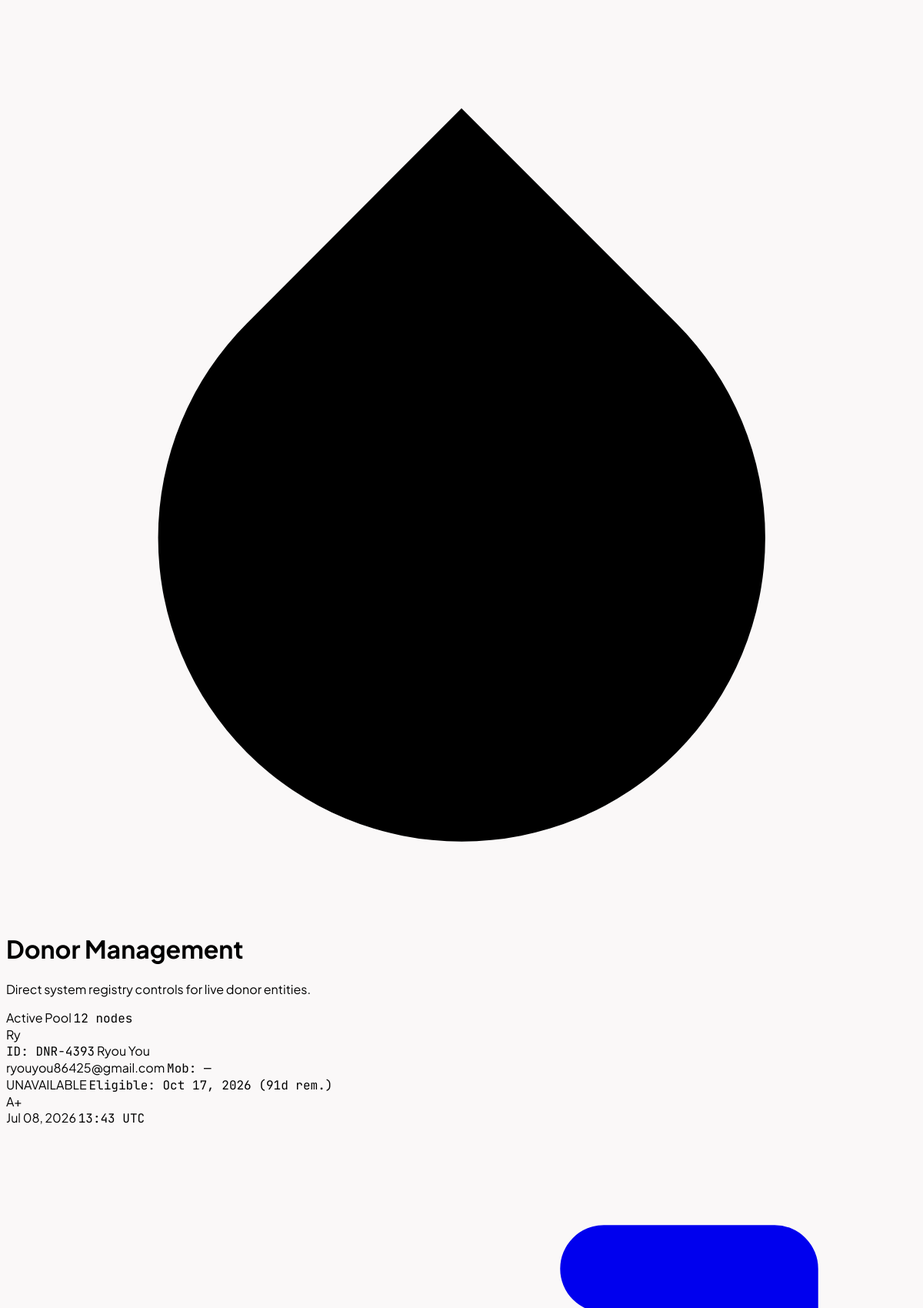
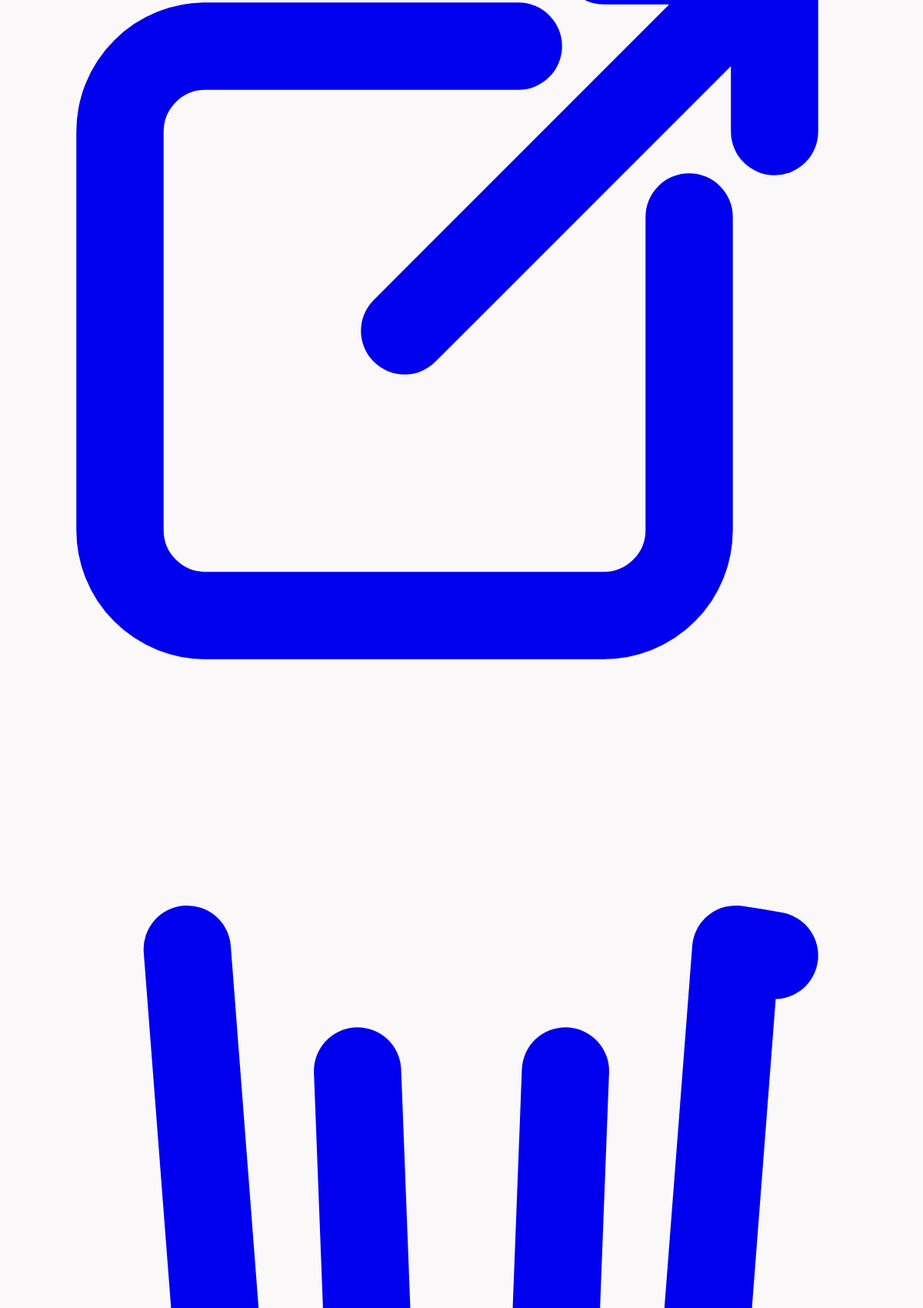
/App/Admin/Presentation/View/donor_management.php (upper part), run on the app's committed database (2 pictures, top to bottom).
### tables this page shows
CREATE TABLE `donors` (
  `id` int(11) NOT NULL,
  `user_id` int(11) NOT NULL,
  `weight` varchar(50) DEFAULT NULL,
  `date_of_birth` date DEFAULT NULL,
  `state_region` varchar(100) DEFAULT NULL,
  `township` varchar(100) DEFAULT NULL,
  `last_donation_date` date DEFAULT NULL,
  `created_at` datetime DEFAULT NULL,
  `profile_photo` varchar(255) DEFAULT NULL
);

CREATE TABLE `users` (
  `user_id` int(11) NOT NULL,
  `google_id` varchar(255) DEFAULT NULL,
  `avatar` varchar(500) DEFAULT NULL,
  `auth_provider` varchar(50) DEFAULT 'local',
  `email` varchar(100) NOT NULL,
  `phone` varchar(20) DEFAULT NULL,
  `password` varchar(255) NOT NULL,
  `blood_group` varchar(10) DEFAULT NULL,
  `address` text DEFAULT NULL,
  `status_id` int(11) NOT NULL,
  `available` tinyint(1) DEFAULT 1,
  `created_at` timestamp NOT NULL DEFAULT current_timestamp(),
  `username` varchar(100) DEFAULT NULL,
  `updated_at` timestamp NOT NULL DEFAULT current_timestamp() ON UPDATE current_timestamp(),
  `deleted_at` timestamp NULL DEFAULT NULL,
  `user_type_id` int(11) NOT NULL,
  `is_verified` tinyint(1) DEFAULT 0,
  `verification_code` varchar(10) DEFAULT NULL,
  `verification_expires_at` datetime DEFAULT NULL,
  `is_active` tinyint(1) DEFAULT 1,
  `is_login` tinyint(1) DEFAULT 0,
  `blood_group_code` varchar(50) DEFAULT NULL,
  `next_available_date` datetime DEFAULT NULL
);

### App/Admin/Presentation/View/donor_management.php (the view, shortened to what this page needs)
<?php
$db = Database::getConnection(); ?>
<?php
$filter = $_GET['filter'] ?? 'donors';
$highlightId = isset($_GET['highlight']) ? (int)$_GET['highlight'] : 0;
$where = 'u.user_type_id = 2';
$stmt = $db->prepare("
    SELECT
        u.user_id,
        u.username,
        u.email,
        u.phone,
        u.is_active,
        u.blood_group,
        u.next_available_date,
        d.date_of_birth,
        d.weight,
        CONCAT('DNR-', u.user_id + 4200) AS donor_id,
        CASE
            WHEN u.is_active != 1 THEN 'INACTIVE'
            WHEN u.available = 1 OR u.next_available_date IS NULL THEN 'AVAILABLE'
            ELSE 'UNAVAILABLE'
        END AS availability_status
    FROM users u
    LEFT JOIN donors d ON d.user_id = u.user_id
    WHERE {$where}
    ORDER BY u.user_id DESC
");
$stmt->execute();
$donors = $stmt->fetchAll();
$pageTitle = match ($filter) {
    'available' => 'Available Donors',
    default => 'Donor Management',
};
?>
<div class="max-w-7xl mx-auto p-4 sm:p-6 lg:p-8 min-h-screen transition-all opacity-0 translate-y-6 ease-out duration-700" id="donorManagementContainer">
    <div class="relative bg-white border border-slate-200/60 rounded-2xl p-6 mb-8 shadow-xs flex flex-col md:flex-row md:items-center md:justify-between gap-6">
        <div class="flex items-center gap-4">
            <div class="w-12 h-12 bg-[#ce2424] text-white rounded-2xl flex items-center justify-center shadow-lg shadow-red-600/10 transform hover:scale-105 transition-transform duration-300">
                <svg xmlns="http://www.w3.org/2000/svg" viewBox="0 0 24 24" fill="currentColor" class="w-6 h-6 text-white">
                    <path d="M12 2.69l5.66 5.66a8 8 0 1 1-11.31 0z" />
                </svg>
            </div>
            <div>
                <h1 class="text-2xl sm:text-3xl font-extrabold text-slate-900 tracking-tight leading-none"><?= htmlspecialchars($pageTitle) ?></h1>
                <p class="text-xs sm:text-sm text-slate-400 font-medium mt-1.5">Direct system registry controls for live donor entities.</p>
            </div>
        </div>
        <div class="flex items-center gap-4 bg-slate-900 text-white px-5 py-3 rounded-2xl shadow-lg border border-slate-800 self-start md:self-auto">
            <div class="flex flex-col">
                <span class="text-[9px] text-slate-400 font-bold uppercase tracking-widest">Active Pool</span>
                <span class="text-lg font-extrabold tracking-tight mt-0.5 mono">
                    <?= sprintf('%02d', count($donors)) ?> <span class="text-xs text-slate-500 font-normal">nodes</span>
                </span>
            </div>
        </div>
    </div>
    <div class="space-y-3">
        <div class="hidden lg:block max-h-[500px] overflow-y-auto pr-1 custom-scroll space-y-3">
            <?php foreach ($donors as $index => $donor): ?>
                <?php $isHighlighted = $highlightId > 0 && (int)$donor['user_id'] === $highlightId; ?>
                <div class="glow-row bg-white border rounded-2xl p-4 grid grid-cols-12 items-center gap-4 transition-all duration-300 transform animate-spring-in shadow-2xs <?= $isHighlighted ? 'border-[#ce2424] ring-2 ring-[#ce2424]/20' : 'border-slate-200/70' ?>"
                    style="animation-delay: <?= $index * 0.03 ?>s;">
                    <div class="col-span-3 flex items-center gap-4 min-w-0">
                        <div class="relative shrink-0">
                            <div class="w-11 h-11 rounded-xl bg-emerald-50 border border-emerald-200/60 text-emerald-600 flex items-center justify-center font-bold text-xs uppercase tracking-wider">
                                <?= mb_substr($donor['username'], 0, 2) ?>
                            </div>
                        </div>
                        <div class="truncate">
                            <span class="text-[10px] font-bold uppercase text-slate-400 tracking-wider mono block">ID: <?= htmlspecialchars($donor['donor_id']) ?></span>
                            <span class="font-bold text-slate-800 text-sm tracking-tight truncate block mt-0.5"><?= htmlspecialchars($donor['username']) ?></span>
                        </div>
                    </div>
                    <div class="col-span-3 min-w-0">
                        <span class="text-slate-700 font-semibold tracking-tight text-sm block truncate"><?= htmlspecialchars($donor['email']) ?></span>
                        <span class="text-xs text-slate-400 font-medium block mt-0.5 mono truncate">Mob: <?= htmlspecialchars($donor['phone'] ?? '—') ?></span>
                    </div>
                    <div class="col-span-2 flex flex-col items-start justify-center pl-4 gap-1">
                        <?php if ($donor['availability_status'] === 'AVAILABLE'): ?>
                            <span class="inline-block px-3 py-1 text-[9px] font-extrabold rounded-lg uppercase tracking-widest border shadow-3xs bg-emerald-500 text-white border-emerald-600 <?= $isHighlighted ? 'ring-2 ring-emerald-300 ring-offset-1' : '' ?>">
                                AVAILABLE
                            </span>
                        <?php elseif ($donor['availability_status'] === 'UNAVAILABLE'): ?>
                            <span class="inline-block px-3 py-1 text-[9px] font-extrabold rounded-lg uppercase tracking-widest border shadow-3xs bg-red-500 text-white border-red-600 <?= $isHighlighted ? 'ring-2 ring-red-300 ring-offset-1' : '' ?>"
                                  title="<?= !empty($donor['eligibility_reasons']) ? 'Eligibility: ' . implode(', ', $donor['eligibility_reasons']) : '' ?>">
                                UNAVAILABLE
                            </span>
                            <?php if (!empty($donor['next_available_date'])):
                                $remaining = floor((strtotime($donor['next_available_date']) - time()) / 86400);
                            ?>
                                <span class="text-[10px] text-slate-500 font-medium mono whitespace-nowrap">
                                    Eligible: <?= date('M d, Y', strtotime($donor['next_available_date'])) ?>
                                </span>
                                <span class="text-[10px] font-bold text-amber-600 mono whitespace-nowrap ml-1">
                                    (<?= max(0, $remaining) ?>d rem.)
                                </span>
                            <?php endif; ?>
                        <?php else: ?>
                            <span class="inline-block px-3 py-1 text-[9px] font-extrabold rounded-lg uppercase tracking-widest border shadow-3xs bg-rose-50 text-rose-600 border-rose-200/50 <?= $isHighlighted ? 'ring-2 ring-rose-300 ring-offset-1' : '' ?>">
                                INACTIVE
                            </span>
                        <?php endif; ?>
                    </div>
                    <div class="col-span-1 flex justify-center">
                        <span class="inline-flex items-center justify-center px-2.5 py-1 rounded-lg bg-red-500/5 text-red-500 border border-red-500/10 font-black text-xs shadow-3xs font-mono">
                            <?= htmlspecialchars($donor['blood_group']) ?>
                        </span>
                    </div>
                    <div class="col-span-2 text-right text-slate-500 pr-2">
                        <span class="text-xs font-semibold block">Jul 08, 2026</span>
                        <span class="text-[10px] text-slate-400 block mt-0.5 mono">13:43 UTC</span>
                    </div>
                    <div class="col-span-1 flex items-center justify-end gap-1.5 pr-2">
                        <a href="/BloodConnect/public/admin/user/view?id=<?= $donor['user_id'] ?>&from=donor"
                            title="View Profile"
                            class="p-2 text-slate-400 hover:text-slate-700 hover:bg-slate-50 border border-transparent hover:border-slate-200 rounded-xl transition-all active:scale-90">
                        </a>
                        <a href="/BloodConnect/public/admin/user/delete?id=<?= $donor['user_id'] ?>"
                            onclick="return confirm('Are you sure you want to remove this record?')"
                            title="Delete Account"
                            class="p-2 text-slate-400 hover:text-red-500 hover:bg-rose-50/50 border border-transparent hover:border-rose-100 rounded-xl transition-all active:scale-90">
                        </a>
                    </div>
                </div>
            <?php endforeach; ?>
        </div>
    </div>
</div>

### App/Admin/Presentation/View/donor_management.php (style rules this page uses)
.mono { font-family: 'JetBrains Mono', monospace; }
.animate-spring-in { opacity: 0; animation: springReveal 0.5s cubic-bezier(0.16, 1, 0.3, 1) forwards; }

### data on the page
donors: user.username "Ry", donor_id "DNR-4393", user.username "Ryou You", user.email "ryouyou86425@gmail.com", user.phone "—", user.next_available_date "Oct 17, 2026", user.next_available_date "91", user.blood_group "A+"

### other printed values
$pageTitle "Donor Management"
count($donors) "12"
